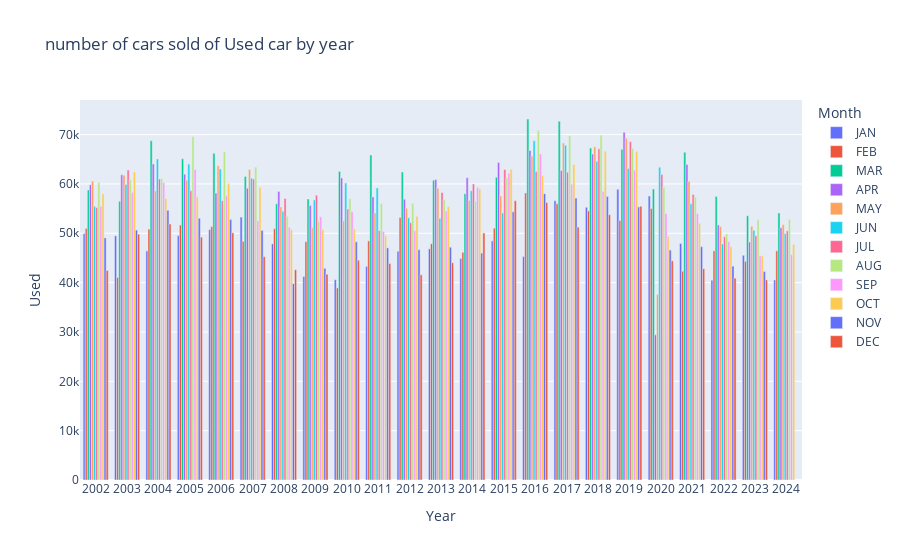

Notebook code for this chart:
### Code cell
#create bar plot
fig1= px.bar(data, x= 'Year', y= 'Used', color = 'Month', barmode= 'group',
             title='number of cars sold of Used car by year')
fig1.show()

### Figure 1 — Plotly figure (JSON) as saved in the notebook; plotly's stock layout.template omitted (floating-point values rounded to 4 significant figures)
{"data": [{"alignmentgroup": "True", "hovertemplate": "Month=JAN<br>Year=%{x}<br>Used=%{y}<extra></extra>", "legendgroup": "JAN", "marker": {"color": "#636efa", "pattern": {"shape": ""}}, "name": "JAN", "offsetgroup": "JAN", "orientation": "v", "showlegend": true, "textposition": "auto", "type": "bar", "x": ["2002", "2003", "2004", "2005", "2006", "2007", "2008", "2009", "2010", "2011", "2012", "2013", "2014", "2015", "2016", "2017", "2018", "2019", "2020", "2021", "2022", "2023", "2024"], "xaxis": "x", "y": [49927, 49481, 46427, 49534, 50745, 53277, 47857, 41254, 40588, 43292, 46367, 46843, 44887, 48465, 45285, 56583, 55276, 58907, 57577, 47934, 40497, 45543, 40539], "yaxis": "y"}, {"alignmentgroup": "True", "hovertemplate": "Month=FEB<br>Year=%{x}<br>Used=%{y}<extra></extra>", "legendgroup": "FEB", "marker": {"color": "#EF553B", "pattern": {"shape": ""}}, "name": "FEB", "offsetgroup": "FEB", "orientation": "v", "showlegend": true, "textposition": "auto", "type": "bar", "x": ["2002", "2003", "2004", "2005", "2006", "2007", "2008", "2009", "2010", "2011", "2012", "2013", "2014", "2015", "2016", "2017", "2018", "2019", "2020", "2021", "2022", "2023", "2024"], "xaxis": "x", "y": [50982, 41048, 50842, 51666, 51372, 48360, 50937, 48308, 38932, 48464, 53216, 47884, 46154, 51038, 58184, 55989, 54539, 52578, 55032, 42306, 46442, 44320, 46445], "yaxis": "y"}, {"alignmentgroup": "True", "hovertemplate": "Month=MAR<br>Year=%{x}<br>Used=%{y}<extra></extra>", "legendgroup": "MAR", "marker": {"color": "#00cc96", "pattern": {"shape": ""}}, "name": "MAR", "offsetgroup": "MAR", "orientation": "v", "showlegend": true, "textposition": "auto", "type": "bar", "x": ["2002", "2003", "2004", "2005", "2006", "2007", "2008", "2009", "2010", "2011", "2012", "2013", "2014", "2015", "2016", "2017", "2018", "2019", "2020", "2021", "2022", "2023", "2024"], "xaxis": "x", "y": [58794, 56513, 68766, 65088, 66205, 61513, 55978, 56948, 62510, 65857, 62426, 60740, 58015, 61346, 73163, 72717, 67288, 67022, 58963, 66410, 57453, 53557, 54123], "yaxis": "y"}, {"alignmentgroup": "True", "hovertemplate": "Month=APR<br>Year=%{x}<br>Used=%{y}<extra></extra>", "legendgroup": "APR", "marker": {"color": "#ab63fa", "pattern": {"shape": ""}}, "name": "APR", "offsetgroup": "APR", "orientation": "v", "showlegend": true, "textposition": "auto", "type": "bar", "x": ["2002", "2003", "2004", "2005", "2006", "2007", "2008", "2009", "2010", "2011", "2012", "2013", "2014", "2015", "2016", "2017", "2018", "2019", "2020", "2021", "2022", "2023", "2024"], "xaxis": "x", "y": [59817, 61856, 64059, 61977, 58148, 59128, 58468, 55631, 61229, 57373, 56913, 60899, 61277, 64350, 66793, 62740, 66047, 70469, 29420, 63931, 51670, 48230, 51127], "yaxis": "y"}, {"alignmentgroup": "True", "hovertemplate": "Month=MAY<br>Year=%{x}<br>Used=%{y}<extra></extra>", "legendgroup": "MAY", "marker": {"color": "#FFA15A", "pattern": {"shape": ""}}, "name": "MAY", "offsetgroup": "MAY", "orientation": "v", "showlegend": true, "textposition": "auto", "type": "bar", "x": ["2002", "2003", "2004", "2005", "2006", "2007", "2008", "2009", "2010", "2011", "2012", "2013", "2014", "2015", "2016", "2017", "2018", "2019", "2020", "2021", "2022", "2023", "2024"], "xaxis": "x", "y": [60577, 61742, 58589, 60765, 63707, 62944, 55339, 51149, 52548, 54135, 55096, 59114, 56649, 57563, 65659, 68296, 67515, 69242, 37572, 60551, 51373, 51416, 51753], "yaxis": "y"}, {"alignmentgroup": "True", "hovertemplate": "Month=JUN<br>Year=%{x}<br>Used=%{y}<extra></extra>", "legendgroup": "JUN", "marker": {"color": "#19d3f3", "pattern": {"shape": ""}}, "name": "JUN", "offsetgroup": "JUN", "orientation": "v", "showlegend": true, "textposition": "auto", "type": "bar", "x": ["2002", "2003", "2004", "2005", "2006", "2007", "2008", "2009", "2010", "2011", "2012", "2013", "2014", "2015", "2016", "2017", "2018", "2019", "2020", "2021", "2022", "2023", "2024"], "xaxis": "x", "y": [55415, 59904, 65073, 64021, 63039, 61175, 54449, 56732, 60192, 59203, 53148, 53038, 58619, 54124, 68750, 67827, 64600, 63122, 63395, 55978, 47829, 50613, 49934], "yaxis": "y"}, {"alignmentgroup": "True", "hovertemplate": "Month=JUL<br>Year=%{x}<br>Used=%{y}<extra></extra>", "legendgroup": "JUL", "marker": {"color": "#FF6692", "pattern": {"shape": ""}}, "name": "JUL", "offsetgroup": "JUL", "orientation": "v", "showlegend": true, "textposition": "auto", "type": "bar", "x": ["2002", "2003", "2004", "2005", "2006", "2007", "2008", "2009", "2010", "2011", "2012", "2013", "2014", "2015", "2016", "2017", "2018", "2019", "2020", "2021", "2022", "2023", "2024"], "xaxis": "x", "y": [55235, 62811, 60994, 58605, 56611, 60991, 57055, 57693, 54934, 50549, 52146, 58276, 60001, 62920, 62545, 62372, 67117, 68577, 61905, 57859, 49295, 49502, 50500], "yaxis": "y"}, {"alignmentgroup": "True", "hovertemplate": "Month=AUG<br>Year=%{x}<br>Used=%{y}<extra></extra>", "legendgroup": "AUG", "marker": {"color": "#B6E880", "pattern": {"shape": ""}}, "name": "AUG", "offsetgroup": "AUG", "orientation": "v", "showlegend": true, "textposition": "auto", "type": "bar", "x": ["2002", "2003", "2004", "2005", "2006", "2007", "2008", "2009", "2010", "2011", "2012", "2013", "2014", "2015", "2016", "2017", "2018", "2019", "2020", "2021", "2022", "2023", "2024"], "xaxis": "x", "y": [60310, 60829, 61106, 69589, 66516, 63410, 53455, 52432, 57005, 56055, 56079, 56801, 56517, 61268, 70887, 69737, 69867, 67159, 59328, 57280, 49861, 52725, 52804], "yaxis": "y"}, {"alignmentgroup": "True", "hovertemplate": "Month=SEP<br>Year=%{x}<br>Used=%{y}<extra></extra>", "legendgroup": "SEP", "marker": {"color": "#FF97FF", "pattern": {"shape": ""}}, "name": "SEP", "offsetgroup": "SEP", "orientation": "v", "showlegend": true, "textposition": "auto", "type": "bar", "x": ["2002", "2003", "2004", "2005", "2006", "2007", "2008", "2009", "2010", "2011", "2012", "2013", "2014", "2015", "2016", "2017", "2018", "2019", "2020", "2021", "2022", "2023", "2024"], "xaxis": "x", "y": [55485, 58279, 60238, 62941, 57684, 52541, 51206, 53361, 54371, 50389, 50566, 54525, 59261, 62182, 66056, 59925, 58483, 62846, 54035, 54004, 48298, 45386, 45657], "yaxis": "y"}, {"alignmentgroup": "True", "hovertemplate": "Month=OCT<br>Year=%{x}<br>Used=%{y}<extra></extra>", "legendgroup": "OCT", "marker": {"color": "#FECB52", "pattern": {"shape": ""}}, "name": "OCT", "offsetgroup": "OCT", "orientation": "v", "showlegend": true, "textposition": "auto", "type": "bar", "x": ["2002", "2003", "2004", "2005", "2006", "2007", "2008", "2009", "2010", "2011", "2012", "2013", "2014", "2015", "2016", "2017", "2018", "2019", "2020", "2021", "2022", "2023", "2024"], "xaxis": "x", "y": [58020, 62417, 57046, 57367, 60068, 59348, 50727, 50783, 50911, 49497, 53460, 55433, 59014, 62954, 61678, 63917, 66603, 66581, 49328, 52045, 47325, 45473, 47760], "yaxis": "y"}, {"alignmentgroup": "True", "hovertemplate": "Month=NOV<br>Year=%{x}<br>Used=%{y}<extra></extra>", "legendgroup": "NOV", "marker": {"color": "#636efa", "pattern": {"shape": ""}}, "name": "NOV", "offsetgroup": "NOV", "orientation": "v", "showlegend": true, "textposition": "auto", "type": "bar", "x": ["2002", "2003", "2004", "2005", "2006", "2007", "2008", "2009", "2010", "2011", "2012", "2013", "2014", "2015", "2016", "2017", "2018", "2019", "2020", "2021", "2022", "2023"], "xaxis": "x", "y": [49066, 50655, 54654, 53053, 52776, 50593, 39803, 42895, 48275, 47040, 46673, 47181, 46000, 54354, 58037, 57147, 57480, 55334, 46598, 47276, 43345, 42260], "yaxis": "y"}, {"alignmentgroup": "True", "hovertemplate": "Month=DEC<br>Year=%{x}<br>Used=%{y}<extra></extra>", "legendgroup": "DEC", "marker": {"color": "#EF553B", "pattern": {"shape": ""}}, "name": "DEC", "offsetgroup": "DEC", "orientation": "v", "showlegend": true, "textposition": "auto", "type": "bar", "x": ["2002", "2003", "2004", "2005", "2006", "2007", "2008", "2009", "2010", "2011", "2012", "2013", "2014", "2015", "2016", "2017", "2018", "2019", "2020", "2021", "2022", "2023"], "xaxis": "x", "y": [42461, 49823, 51883, 49229, 50097, 45269, 42611, 41703, 44550, 43874, 41588, 44021, 50072, 56592, 56234, 51261, 53781, 55489, 44427, 42812, 40906, 40556], "yaxis": "y"}], "layout": {"autosize": true, "barmode": "group", "legend": {"title": {"text": "Month"}, "tracegroupgap": 0}, "title": {"text": "number of cars sold of Used car by year"}, "xaxis": {"anchor": "y", "autorange": true, "domain": [0, 1], "range": [-0.5, 22.5], "title": {"text": "Year"}, "type": "category"}, "yaxis": {"anchor": "x", "autorange": true, "domain": [0, 1], "range": [0, 77010.0], "title": {"text": "Used"}, "type": "linear"}}}
